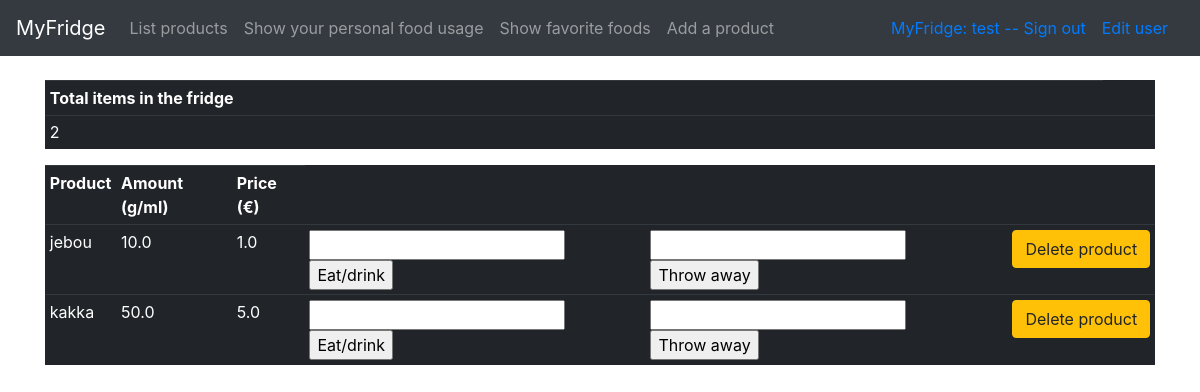
The page /products (signed in) on the database its author committed.
### application/auth/models.py (models this page shows, shortened)
class User(Base):
    __tablename__ = "account"
    username = db.Column(db.String(144), nullable=False)
    password = db.Column(db.String(144), nullable=False)
    email = db.Column(db.String(144), nullable=False)
    product_id = db.relationship("Product", backref='account', cascade="all, delete", lazy=True)
    waste_id = db.relationship("Waste", backref='account', cascade="all, delete", lazy=True)
    dish_id = db.relationship("Dish", backref='account', cascade="all, delete", lazy=True)

### application/products/models.py (models this page shows, shortened)
class Product(Base):
    name = db.Column(db.String(144), nullable=False)
    amount = db.Column(db.Float, nullable=False)
    price = db.Column(db.Float, nullable=False)
    account_id = db.Column(db.Integer, db.ForeignKey('account.id', ondelete='CASCADE'),
                           nullable=False)
    @staticmethod
    def find_users_products():
        stmt = text("SELECT * FROM Product"
                    " JOIN Account ON Product.account_id = Account.id"
                    " WHERE Product.account_id = :account_id"
		    " ORDER BY Product.name ASC").params(account_id=current_user.id)
        res = db.engine.execute(stmt)
        response = []
        for row in res:
            response.append({"id": row[0], "name":row[3], "amount":row[4], "price":row[5]})
        return response
    @staticmethod
    def count_products():
        stmt = text("SELECT COUNT(*) as total_products FROM Product"
                    " JOIN Account ON Product.account_id = Account.id"
                    " WHERE Product.account_id = :account_id").params(account_id=current_user.id)
        res = db.engine.execute(stmt)
        response = []
        for row in res:
            response.append({"total_products": row[0]})
        return response

### application/products/views.py (the view)
@app.route("/products", methods=["GET"])
@login_required
def products_list():
    return render_template("products/list.html", products=Product.find_users_products(), items=Product.count_products())

### application/__init__.py (called while the page is built)
@login_manager.user_loader
def load_user(user_id):
    return User.query.get(user_id)

### application/templates/products/list.html (shortened to what this page needs)
{% extends "layout.html" %}
{% block body %}
{% for item in items %}
  <table class="table table-sm table-dark">
    <tr>
      <th>Total items in the fridge</th>
    </tr>
    <tr>
      <td> {{ item.total_products }} </td>
      <td>
    </tr>
    {% endfor %}
  <table class="table table-sm table-dark">
    <tr>
      <th>Product</th>
      <th>Amount (g/ml)</th>
      <th>Price (€)</th>
    </tr>
    {% for product in products %}
    <tr>
      <td> {{ product.name }} </td>
      <td> {{ product.amount }} </td>
      <td> {{ product.price }} </td>
      <td>
	<form method="POST" action="{{ url_for('eat_simple', product_id=product.id) }}">
          <input type="text" name="amount"/>
	  <input type="submit" value="Eat/drink"/>
	</form>
      </td>
      <td>
  <form method="POST" action="{{ url_for('throw_waste', product_id=product.id) }}"><input type="text" name="waste"/>
    <input type="submit" value="Throw away"/>
  </form>
      </td>
      <td>
	<form method="POST" action="{{ url_for('products_delete', product_id=product.id) }}">
	  <input type="submit" class="btn btn-warning" value="Delete product"/>
	</form>
      </td>
    </tr>
    {% endfor %}
  </table>
{% endblock %}

### application/templates/layout.html (shortened to what this page needs)
<!DOCTYPE html>
<html>
  <head>
    <link rel="stylesheet" href="https://maxcdn.bootstrapcdn.com/bootstrap/4.0.0/css/bootstrap.min.css">
  </head>
    <body>
    <nav class="navbar navbar-expand-md navbar-dark bg-dark mb-4" style="background-color: #e3f2fd;">
	<a class="navbar-brand" href="{{ url_for('index') }}">MyFridge</a>
	<div class="collapse navbar-collapse" id="navbarCollapse">
          <ul class="navbar-nav mr-auto">
            <li class="nav-item">
              <a class="nav-link" href="{{ url_for('products_list') }} ">List products</a>
            </li>
            <li class="nav-item">
              <a class="nav-link" href="{{ url_for('usage_list') }} ">Show your personal food usage</a>
            </li>
            <li class="nav-item">
              <a class="nav-link" href="{{ url_for('show_favorites') }} ">Show favorite foods</a>
            </li>
            <li class="nav-item">
              <a class="nav-link" href="{{ url_for('products_form') }} ">Add a product</a>
            </li>
          </ul>
          <div class="form-inline mt-2 mt-md-0">
      {% if current_user.is_authenticated %}
      <a href="{{ url_for('auth_logout') }}">MyFridge: {{ current_user.username }} -- Sign out</a>
      <a class="nav-link" href="{{ url_for('user_edit') }}">Edit user</a>
      {% else %}
      <a href="{{ url_for('auth_login') }}">Sign in</a>
      <a class="nav-link" href="{{ url_for('account_create') }}">New user?</a>
      {% endif %}
      </div>
     </div>
    </nav>
   <main role="main" class="container">
    {% block body %}{% endblock %}
    </main>
  </body>
</html>

### rows shown on the page
User: username "test"
Product: name "jebou", amount "10.0", price "1.0"
Product: name "kakka", amount "50.0", price "5.0"

### other values the page prints
{{ item.total_products }} "2"
